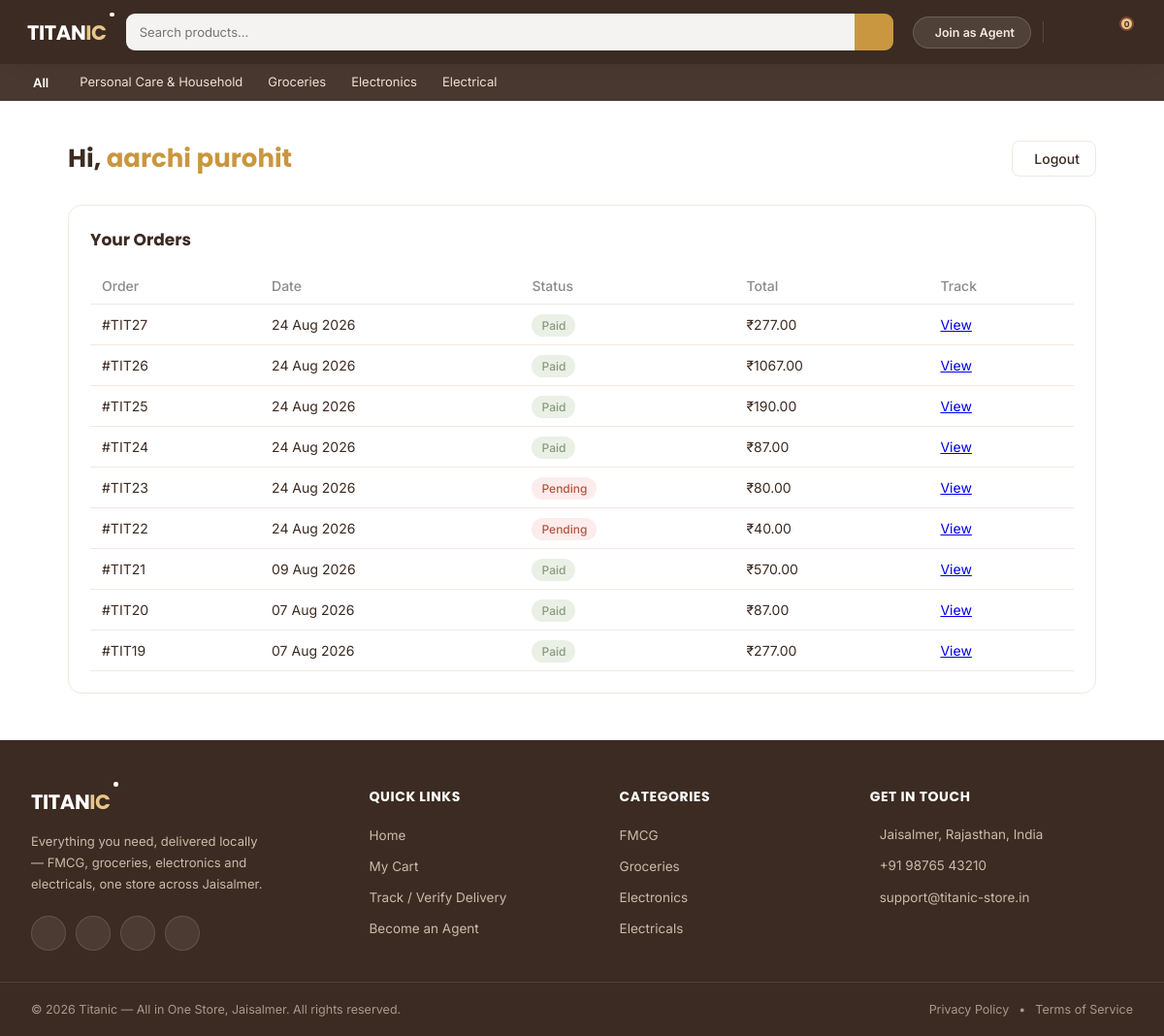
The page /customer/dashboard/ (signed in) on the database its author committed.
### customers/models.py (models this page shows, shortened)
class Customer(models.Model):
    user = models.OneToOneField(User, on_delete=models.CASCADE)
    name = models.CharField(max_length=100)
    phone = models.CharField(max_length=15)
    created_at = models.DateTimeField(auto_now_add=True)

### orders/models.py (models this page shows, shortened)
class Order(models.Model):
    STATUS_CHOICES = [
        ('pending', 'Pending'),
        ('paid', 'Paid'),
        ('shipped', 'Shipped'),
        ('delivered', 'Delivered'),
    ]
    customer = models.ForeignKey(User, null=True, blank=True, on_delete=models.SET_NULL, related_name='orders')
    full_name = models.CharField(max_length=100)
    phone = models.CharField(max_length=15)
    address = models.TextField()
    pincode = models.CharField(max_length=10)
    referred_by = models.ForeignKey(Agent, null=True, blank=True, on_delete=models.SET_NULL)
    status = models.CharField(max_length=20, choices=STATUS_CHOICES, default='pending')
    delivery_otp = models.CharField(max_length=6, null=True, blank=True)
    razorpay_order_id = models.CharField(max_length=100, null=True, blank=True)
    created_at = models.DateTimeField(auto_now_add=True)

### customers/views.py (the view)
# urls.py: path('customer/dashboard/', views.customer_dashboard, name='customer_dashboard'),
@login_required(login_url='customer_login')
def customer_dashboard(request):
    if not hasattr(request.user, 'customer'):
        messages.error(request, 'Ye page sirf customers ke liye hai.')
        return redirect('customer_login')
    customer = request.user.customer
    orders = request.user.orders.all().order_by('-created_at')
    orders_with_total = []
    for order in orders:
        total = sum(item.price_at_purchase * item.quantity for item in order.items.all())
        orders_with_total.append({'order': order, 'total': total})
    return render(request, 'customers/dashboard.html', {
        'customer': customer,
        'orders_with_total': orders_with_total,
    })

### products/context_processors.py (called while the page is built)
def featured_categories(request):
    return {
        'featured_categories': {
            'fmcg': Categories.objects.filter(parent=None, name__in=['FMCG', 'Fmcg', 'Personal Care & Household', 'Personal Care & Household']).first(),
            'groceries': Categories.objects.filter(parent=None, name__in=['Groceries', 'Grocery']).first(),
            'electronics': Categories.objects.filter(parent=None, name__in=['Electronics']).first(),
            'electricals': Categories.objects.filter(parent=None, name__in=['Electrical', 'Electricals']).first(),
        }
    }

### customers/templates/customers/dashboard.html (shortened to what this page needs)
{% extends 'base.html' %}
{% load static %}
{% block content %}
<link rel="stylesheet" href="{% static 'customers/dashboard.css' %}">
<div class="dash-wrap">
    <div class="dash-header">
        <h1>Hi, <span>{{ customer.name }}</span></h1>
        <a href="{% url 'customer_logout' %}" class="dash-logout">
             Logout
        </a>
    </div>
    <div class="dash-section">
        <h3>Your Orders</h3>
        <table class="dash-table">
            <thead>
                <tr>
                    <th>Order</th>
                    <th>Date</th>
                    <th>Status</th>
                    <th>Total</th>
                    <th>Track</th>
                </tr>
            </thead>
            <tbody>
                {% for entry in orders_with_total %}
                <tr>
                    <td>#TIT{{ entry.order.id }}</td>
                    <td>{{ entry.order.created_at|date:"d M Y" }}</td>
                    <td><span class="badge badge-{{ entry.order.status }}">{{ entry.order.get_status_display }}</span></td>
                    <td>₹{{ entry.total }}</td>
                    <td><a href="{% url 'order_success' entry.order.id %}">View</a></td>
                </tr>
                {% empty %}
                <tr><td colspan="5" class="empty-row">No orders yet. Start shopping!</td></tr>
                {% endfor %}
            </tbody>
        </table>
    </div>
</div>
{% endblock %}

### static/css/base.css (style rules this page uses)
:root { --brand-primary: #7A4632; --brand-accent: #C9973F; --brand-accent-light: #E8C68A; --brand-bg-warm: #F6F1EA; --brand-bg-light: #F8F4EE; --brand-text-dark: #3C2B22; --brand-border: #EFE9E2; --brand-discount: #B0553F; --brand-instock: #8A9A7E; }
* { margin: 0; padding: 0; box-sizing: border-box; }
body { font-family: 'Inter', sans-serif; color: var(--brand-text-dark); }

### customers/static/customers/dashboard.css (style rules this page uses)
.dash-wrap { max-width: 1100px; margin: 40px auto; padding: 0 20px; }
.dash-header { display: flex; justify-content: space-between; align-items: center; margin-bottom: 28px; flex-wrap: wrap; gap: 12px; }
.dash-header h1 { font-family: 'Poppins', sans-serif; font-size: 26px; color: var(--brand-text-dark); }
.dash-header h1 span { color: var(--brand-accent); }
.dash-logout { display: flex; align-items: center; gap: 6px; padding: 9px 16px; border-radius: 8px; border: 1px solid var(--brand-border); background: #fff; color: var(--brand-text-dark); text-decoration: none; font-size: 14px; font-weight: 500; }
.dash-section { background: #fff; border: 1px solid var(--brand-border); border-radius: 14px; padding: 22px; margin-bottom: 24px; }
.dash-section h3 { font-family: 'Poppins', sans-serif; font-size: 17px; margin-bottom: 16px; color: var(--brand-text-dark); }
.dash-table { width: 100%; border-collapse: collapse; font-size: 14px; }
.dash-table th { text-align: left; padding: 10px 12px; color: #8a8a8a; font-weight: 500; border-bottom: 1px solid var(--brand-border); }
.dash-table td { padding: 12px; border-bottom: 1px solid var(--brand-border); color: var(--brand-text-dark); }
.badge { padding: 4px 10px; border-radius: 20px; font-size: 12px; font-weight: 500; }
.badge-pending { background: #FDECEC; color: var(--brand-discount); }
.badge-paid { background: #EAF0E5; color: var(--brand-instock); }

### rows shown on the page
Customer: name "aarchi purohit"
Order: order.id "27", order.created_at "24 Aug 2026", order.status "Paid", total "277.00"
Order: order.id "26", order.created_at "24 Aug 2026", order.status "Paid", total "1067.00"
Order: order.id "25", order.created_at "24 Aug 2026", order.status "Paid", total "190.00"
Order: order.id "24", order.created_at "24 Aug 2026", order.status "Paid", total "87.00"
Order: order.id "23", order.created_at "24 Aug 2026", order.status "Pending", total "80.00"
Order: order.id "22", order.created_at "24 Aug 2026", order.status "Pending", total "40.00"
Order: order.id "21", order.created_at "09 Aug 2026", order.status "Paid", total "570.00"
Order: order.id "20", order.created_at "07 Aug 2026", order.status "Paid", total "87.00"
Order: order.id "19", order.created_at "07 Aug 2026", order.status "Paid", total "277.00"

### other values the page prints
{{ request.session.cart|length }} "0"
